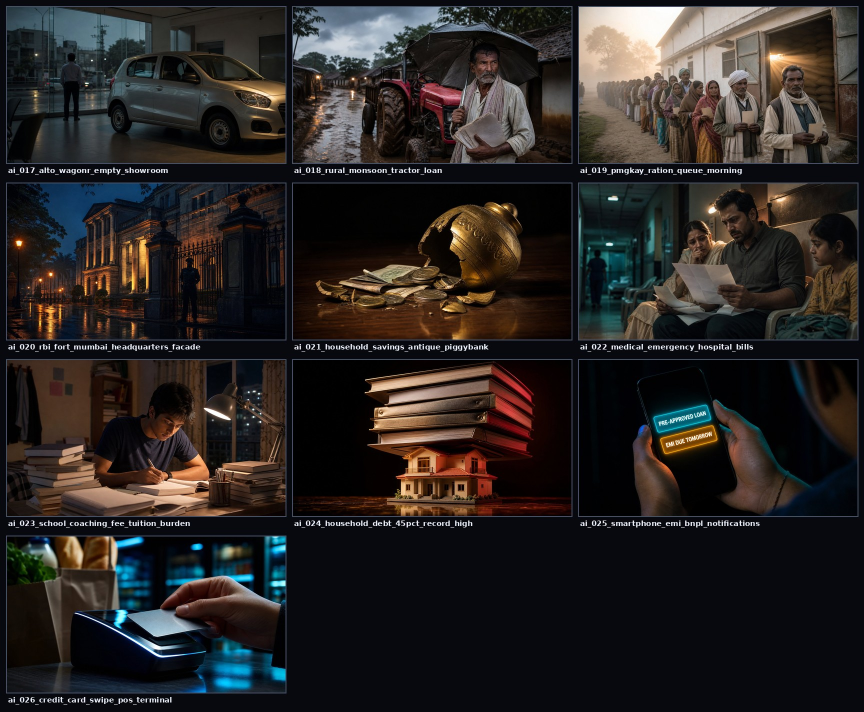
#> input picture projects/ep19_gdp_growth_reality/assets/BATCH02_contact_sheet.jpg, 1728 x 1424 px (shown at 1/2 size)
$ python -i fetch_remaining_real_media.py   (imports and definitions only)
#> lines starting #> are read from the running program, lines starting #| are printed output that depends on the picture
import sys
import os
import time
import urllib.request
import urllib.parse
import json
from pathlib import Path
from PIL import Image

# [6 lines not run here, left out]

DIR = Path(__file__).parent
AI_DIR = DIR / "assets" / "ai_plates"

TARGETS = [
    ("ai_05_global_superpowers_per_capita_towers.jpg", "File:Downtown-NewYork.jpg"),
    ("ai_07_luxury_suv_gurugram_cybercity.jpg", "File:DLF Cyber City with Rapid Metro, Gurgaon.jpg"),
    ("ai_11_debt_financed_consumption_credit_card.jpg", "File:Credit-cards.jpg"),
    ("ai_12_the_missing_factory_shenzhen_comparison.jpg", "File:Robotic welding in an automotive factory.jpg"),
    ("ai_15_vocational_skilling_and_reforms_future.jpg", "File:CNC PCB Milling Machine.jpg")
]

def fetch_file_url(file_title):
    try:
        url = f"https://commons.wikimedia.org/w/api.php?action=query&titles={urllib.parse.quote(file_title)}&prop=imageinfo&iiprop=url&format=json"
        req = urllib.request.Request(url, headers={'User-Agent': 'BenaqaabBot/3.0 (educational journalism)'})
        with urllib.request.urlopen(req, timeout=12) as resp:
            data = json.loads(resp.read().decode())
        pages = data.get('query', {}).get('pages', {})
        for pid, pinfo in pages.items():
            if 'imageinfo' in pinfo:
                return pinfo['imageinfo'][0]['url']
    except Exception as e:
        print(f"Error fetching url for {file_title}: {e}")
    return None

def download_and_crop(img_url, dest_path):
    try:
        req = urllib.request.Request(img_url, headers={'User-Agent': 'BenaqaabBot/3.0 (educational journalism)'})
        temp_path = dest_path.parent / f"temp_{dest_path.name}"
        with urllib.request.urlopen(req, timeout=20) as resp:
            with open(temp_path, "wb") as f:
                f.write(resp.read())

        with Image.open(temp_path) as im:
            im = im.convert("RGB")
            target_w, target_h = 1920, 1080
            src_w, src_h = im.size
            src_ratio = src_w / src_h
            target_ratio = 16 / 9

            if src_ratio > target_ratio:
                new_w = int(src_h * target_ratio)
                left = (src_w - new_w) // 2
                im = im.crop((left, 0, left + new_w, src_h))
            else:
                new_h = int(src_w / target_ratio)
                top = (src_h - new_h) // 2
                im = im.crop((0, top, src_w, top + new_h))

            im = im.resize((target_w, target_h), Image.Resampling.LANCZOS)
            im.save(dest_path, "JPEG", quality=92)

        if temp_path.exists():
            temp_path.unlink()
        return True
    except Exception as e:
        print(f"Error processing {dest_path.name}: {e}")
        return False

def main():
    print("🚀 Fetching remaining real plates...")
    for filename, title in TARGETS:
        dest = AI_DIR / filename
        print(f"\nProcessing {filename} -> {title}")
        img_url = fetch_file_url(title)
        if img_url:
            print(f"Downloading: {img_url}")
            if download_and_crop(img_url, dest):
                print(f"✅ Created 1080p plate: {filename}")
            else:
                print(f"❌ Failed download/crop: {filename}")
        else:
            print(f"❌ URL not found for {title}")
        time.sleep(2.0)

# [2 lines not run here, left out]

>>> import cv2
>>> picture = cv2.imread('assets/BATCH02_contact_sheet.jpg', cv2.IMREAD_GRAYSCALE)
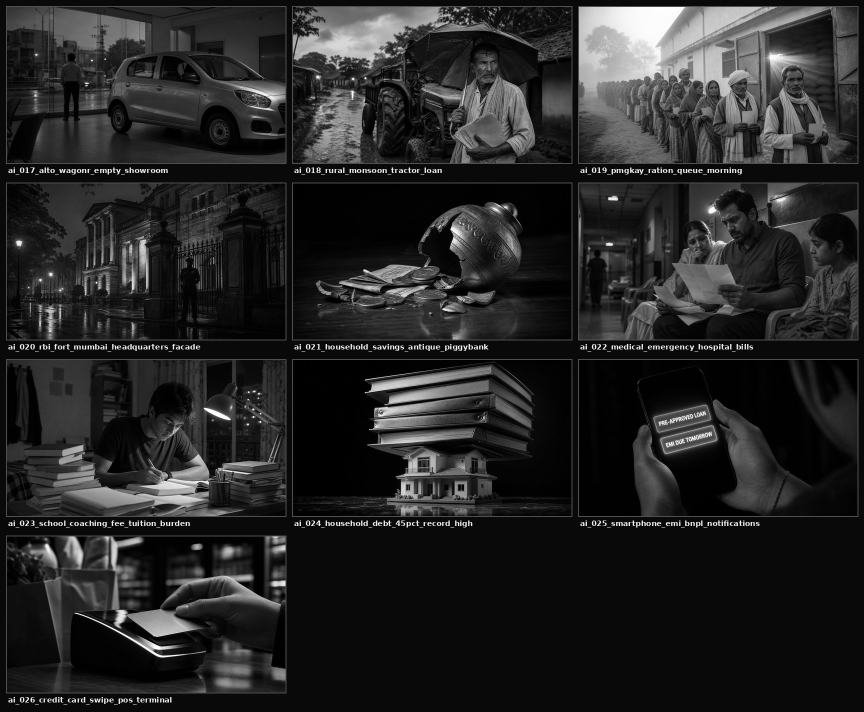
#> picture: shape (1424, 1728) (shown at 1/2 size); min 0, max 255, mean 38.1
>>> result = download_and_crop(picture, 'out.png')
#> (the run stopped early here; a loop or call above may not have finished)

$ run again, on projects/ep19_gdp_growth_reality/assets/BATCH06_contact_sheet.jpg
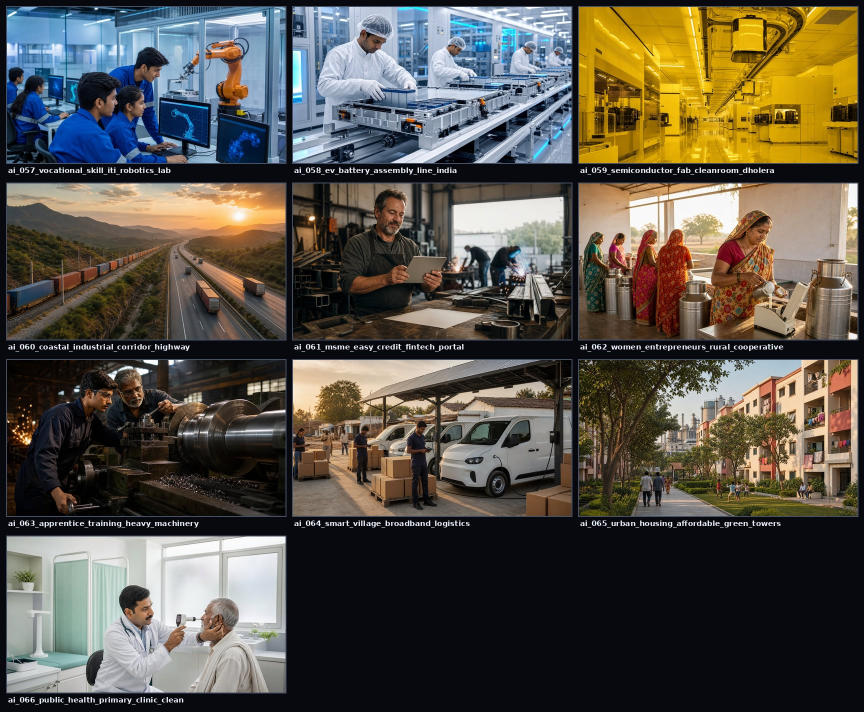
#> input picture projects/ep19_gdp_growth_reality/assets/BATCH06_contact_sheet.jpg, 1728 x 1424 px (shown at 1/2 size)
#> `picture = cv2.imread('assets/BATCH02_contact_sheet.jpg', cv2.IMREAD_GR..`:
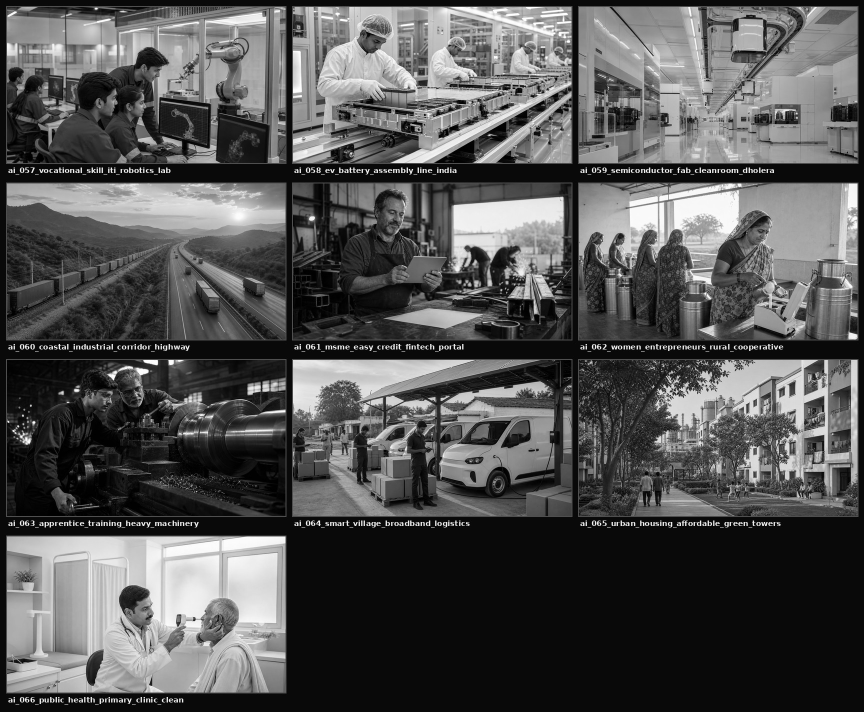
#> picture: shape (1424, 1728) (shown at 1/2 size); min 0, max 255, mean 83.1

$ run again, on projects/ep19_gdp_growth_reality/assets/BATCH07_contact_sheet.jpg
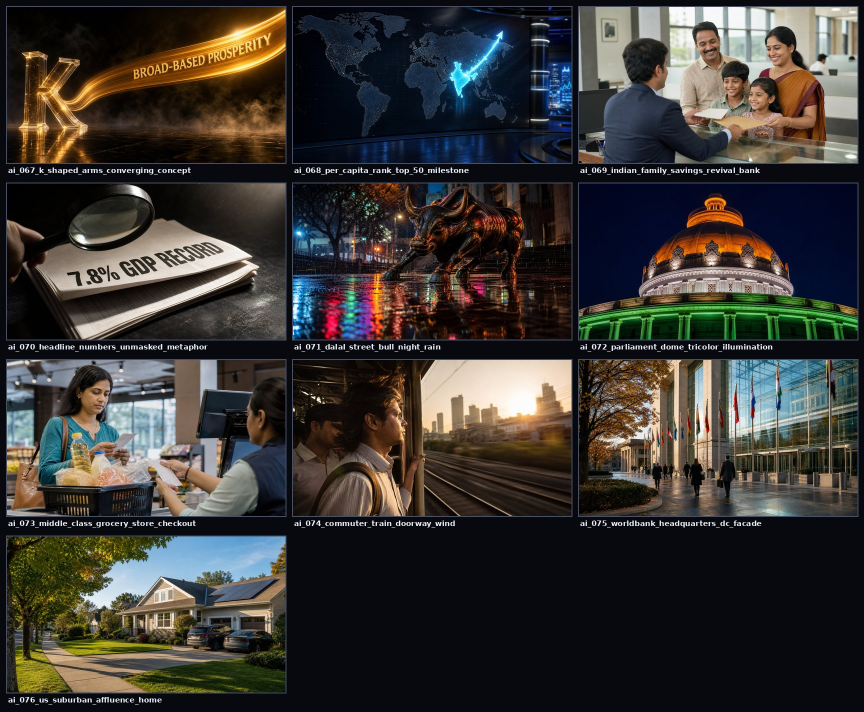
#> input picture projects/ep19_gdp_growth_reality/assets/BATCH07_contact_sheet.jpg, 1728 x 1424 px (shown at 1/2 size)
#> `picture = cv2.imread('assets/BATCH02_contact_sheet.jpg', cv2.IMREAD_GR..`:
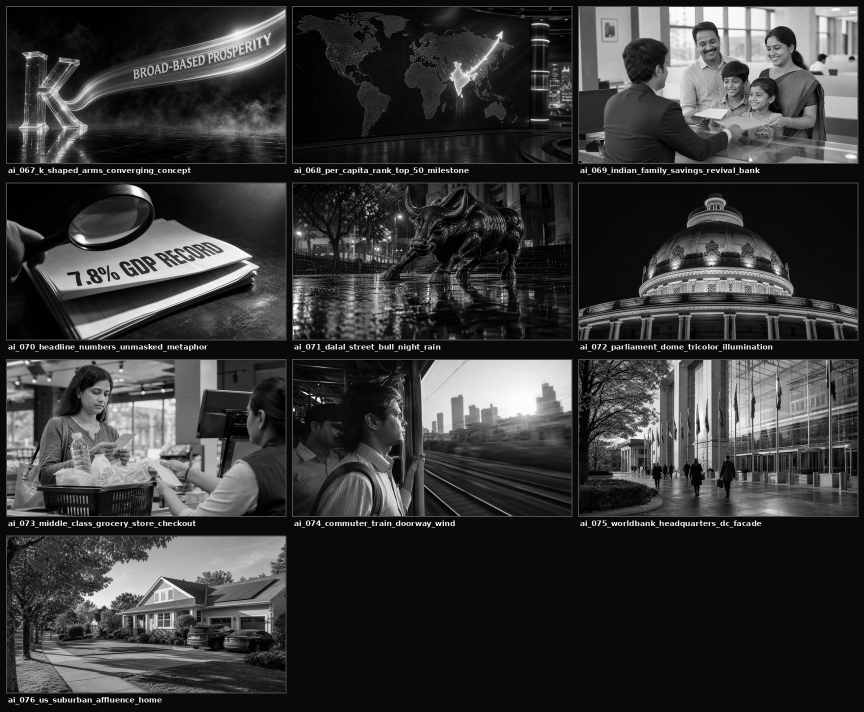
#> picture: shape (1424, 1728) (shown at 1/2 size); min 0, max 255, mean 55.5

$ run again, on projects/ep19_gdp_growth_reality/assets/BATCH08_contact_sheet.jpg
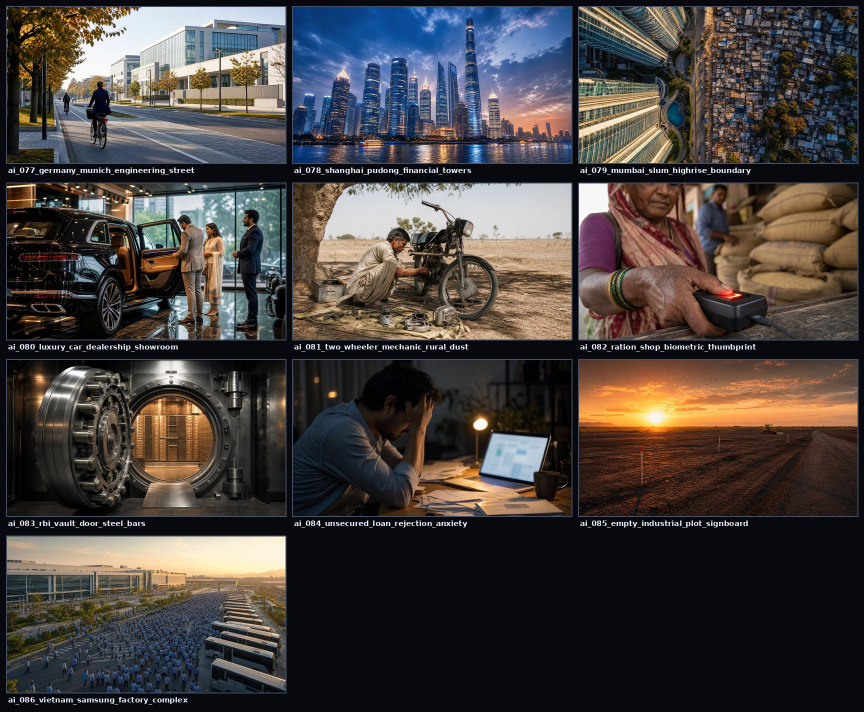
#> input picture projects/ep19_gdp_growth_reality/assets/BATCH08_contact_sheet.jpg, 1728 x 1424 px (shown at 1/2 size)
#> `picture = cv2.imread('assets/BATCH02_contact_sheet.jpg', cv2.IMREAD_GR..`:
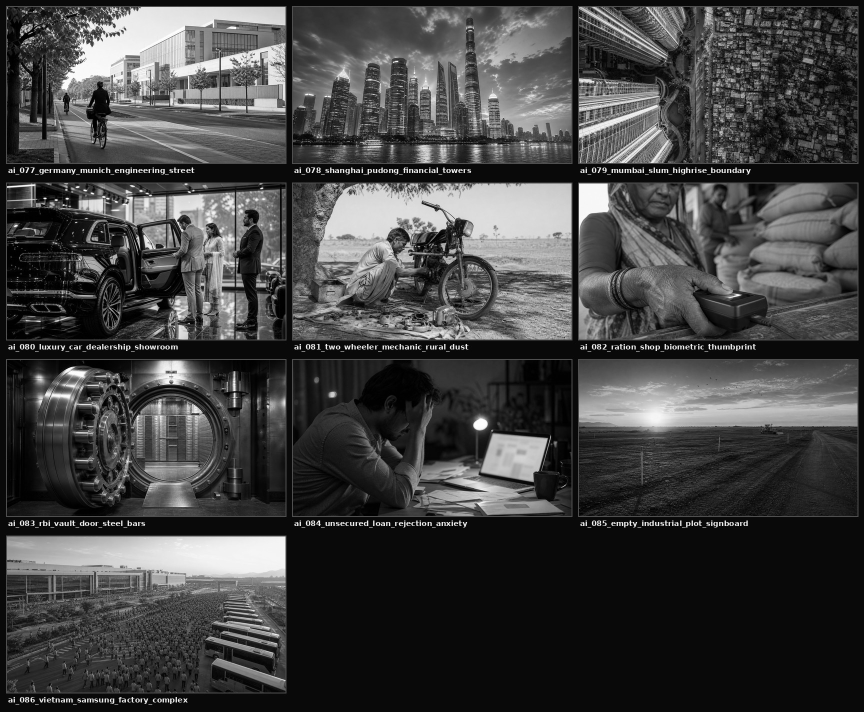
#> picture: shape (1424, 1728) (shown at 1/2 size); min 0, max 255, mean 66.5
